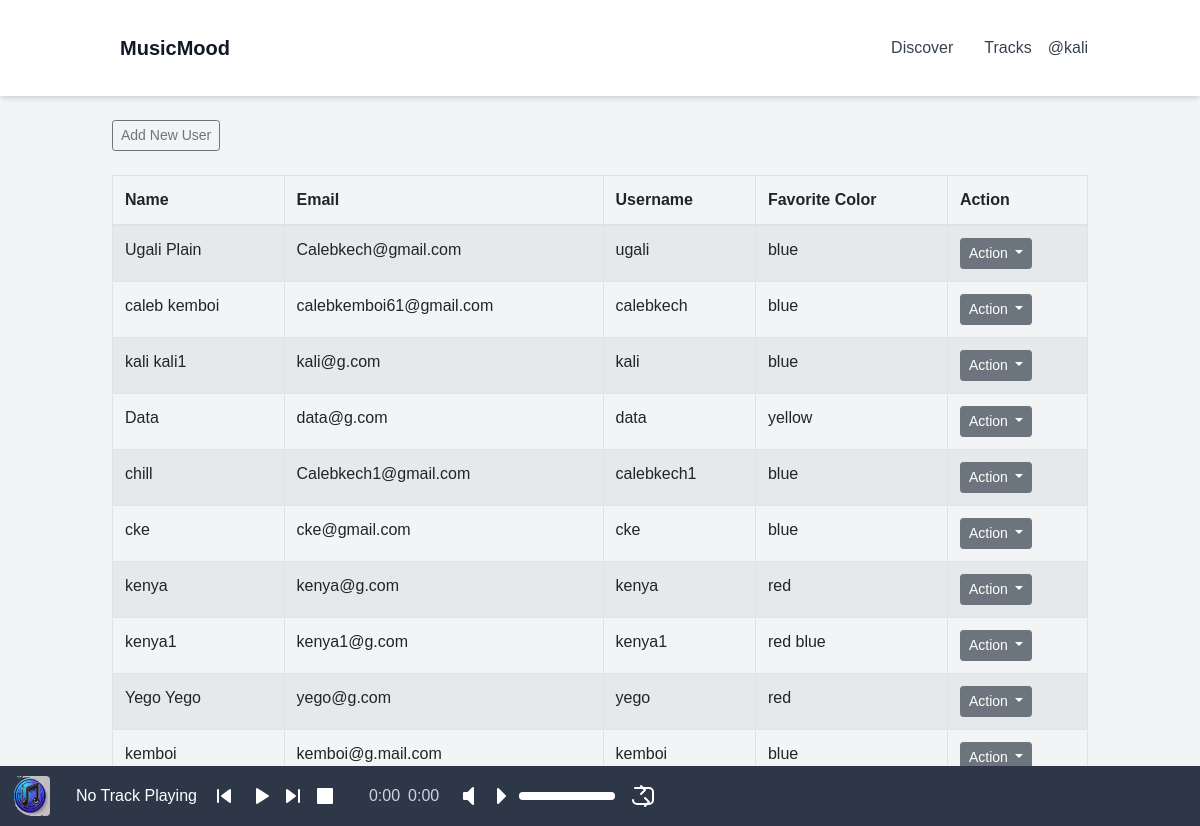
The app's page /user/user_list (signed in), older data.
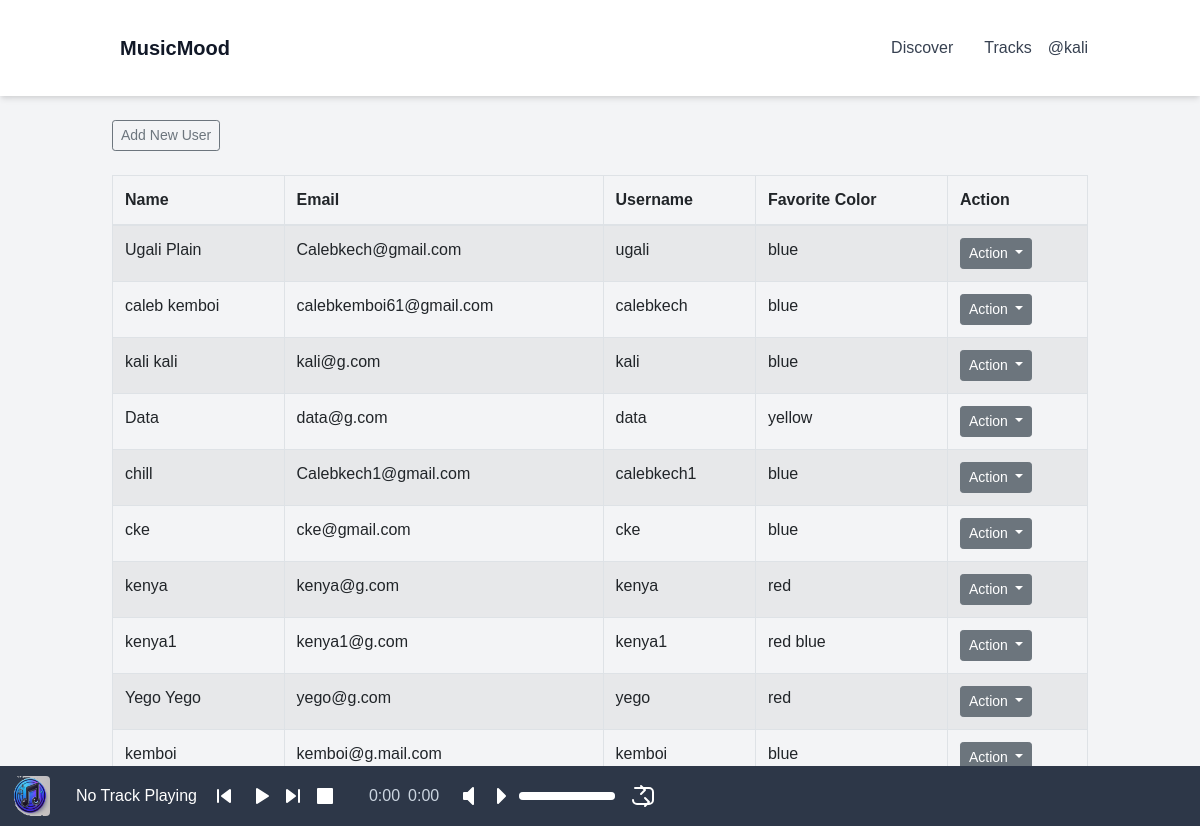
The same page, newer data.
### app/models.py (models this page shows, shortened)
class Users(db.Model, UserMixin):
    id = db.Column(db.String(36), primary_key=True, default=lambda: str(uuid.uuid4()))
    username = db.Column(db.String(20), nullable=False, unique=True)
    name = db.Column(db.String(200), nullable=False)
    email = db.Column(db.String(120), nullable=False, unique=True)
    favorite_color = db.Column(db.String(120))
    date_added = db.Column(db.DateTime, nullable=False, default=datetime.utcnow)
    profile_pic = db.Column(db.String(255), nullable=True)
    is_admin = db.Column(db.Boolean, default=False)
    is_creater = db.Column(db.Boolean, default=False)
    playlists = db.relationship('Playlist', back_populates='user', cascade='all, delete-orphan')
    password_hash = db.Column(db.String(256))

### app/routes.py (the view)
@main.route('/user/user_list')
@login_required
def users():
    users = Users.query.order_by(Users.date_added).all()
    return render_template("user_list.html", users=users)

### app/__init__.py (called while the page is built)
def create_app():
    app = Flask(__name__)
    app.config.from_object(Config)
    db.init_app(app)
    migrate = Migrate(app, db)
    from .routes import main
    from .auth import auth  # Import the auth Blueprint
    app.register_blueprint(main)
    app.register_blueprint(auth, url_prefix='/auth')  # Register the auth Blueprint with a URL prefix
    login_manager = LoginManager()
    login_manager.init_app(app)
    login_manager.login_view = 'auth.login'
    @login_manager.user_loader
    def load_user(user_id):
        return Users.query.get(str(user_id))
    @app.errorhandler(404)
    def page_not_found(e):
        return render_template('404.html'), 404
    return app

### app/templates/user_list.html (shortened to what this page needs)
{% extends "base.html" %}
{% block content %}
    <div>
        <a class="btn btn-outline-secondary btn-sm" href="/user/add" role="button">Add New User</a>
    </div>
    <br>
    <table class="table table-hover table-bordered table-striped">
        <thead class="table-group-divider">
            <tr>
                <th scope="col">Name</th>
                <th scope="col">Email</th>
                <th scope="col">Username</th>
                <th scope="col">Favorite Color</th>
                <th scope="col">Action</th>
            </tr>
        </thead>
        <tbody>
            {% for user in users %}
            <tr>
                <td>{{ user.name }}</td>
                <td>{{ user.email }}</td>
                <td>{{ user.username }}</td>
                <td>{{ user.favorite_color }}</td>
                <td>
                    <div class="dropdown">
                        <button class="btn btn-secondary dropdown-toggle btn-sm" type="button" id="dropdownMenuButton{{ user.id }}" data-bs-toggle="dropdown" aria-expanded="false">
                            Action
                        </button>
                    </div>
                </td>
            </tr>
            {% endfor %}
        </tbody>
    </table>
{% endblock %}

### app/templates/base.html (shortened to what the changed rows need)
<!DOCTYPE html>
<html lang="en">
<head>
    <link href="https://stackpath.bootstrapcdn.com/bootstrap/4.5.2/css/bootstrap.min.css" rel="stylesheet">
    <link href="https://cdn.jsdelivr.net/npm/tailwindcss@2.2.19/dist/tailwind.min.css" rel="stylesheet">
    <link rel="stylesheet" href="{{ url_for('static', filename='css/styles.css') }}">
</head>
<body class="bg-gray-100 text-gray-900 flex flex-col min-h-screen">
    <header class="bg-white shadow-md w-full">
        <div class="container mx-auto flex justify-between items-center p-4">
            <nav class="flex items-center space-x-4">
                <a href="{{ url_for('main.playlist')}}" class="text-gray-700 hover:text-gray-900">Discover</a>
                <a href="{{ url_for('main.songs')}}" class="text-gray-700 hover:text-gray-900">Tracks</a>
                {% if current_user.is_authenticated %}
                    <a href="{{ url_for('auth.profile')}}" class="text-gray-700 hover:text-gray-900">@{{ current_user.username }}</a>
                {% endif %}
            </nav>
        </div>
    </header>
    <div id="content" class="flex-grow container mx-auto p-4">
        {% block content %}
        {% endblock %}
    </div>
</body>
</html>

Row changes from the older to the newer data that the page shows:
changed Users "kali@g.com": name "kali kali1" → "kali kali"
